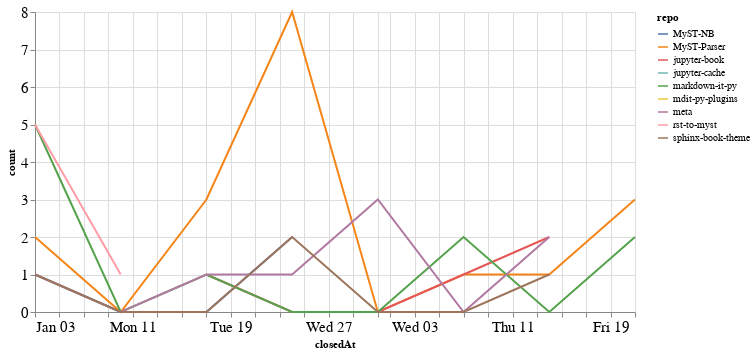

Source (notebook cell):
### Code cell
closed_by_time = closed_by.groupby('repo').resample('W', on='closedAt').count()['author'].reset_index()
closed_by_time = closed_by_time.rename(columns={'author': 'count'})

alt.Chart(closed_by_time, width=600).mark_line().encode(
    x='closedAt',
    y='count',
    color='repo',
    tooltip="repo"
)

### Figure 1 — Vega-Lite specification as saved in the notebook (floating-point values rounded to 4 significant figures)
{"config": {"axisLeft": {"labelFontSize": 15}, "axisBottom": {"labelFontSize": 15}}, "data": {"name": "data-0f3f3da9f41e474a6083f4e94622e7fe"}, "mark": "line", "encoding": {"color": {"type": "nominal", "field": "repo"}, "tooltip": {"type": "nominal", "field": "repo"}, "x": {"type": "temporal", "field": "closedAt"}, "y": {"type": "quantitative", "field": "count"}}, "width": 600, "$schema": "https://vega.github.io/schema/vega-lite/v4.8.1.json", "datasets": {"data-0f3f3da9f41e474a6083f4e94622e7fe": [{"repo": "MyST-NB", "closedAt": "2021-01-03T00:00:00", "count": 1}, {"repo": "MyST-NB", "closedAt": "2021-01-10T00:00:00", "count": 0}, {"repo": "MyST-NB", "closedAt": "2021-01-17T00:00:00", "count": 0}, {"repo": "MyST-NB", "closedAt": "2021-01-24T00:00:00", "count": 2}, {"repo": "MyST-Parser", "closedAt": "2021-01-03T00:00:00", "count": 2}, {"repo": "MyST-Parser", "closedAt": "2021-01-10T00:00:00", "count": 0}, {"repo": "MyST-Parser", "closedAt": "2021-01-17T00:00:00", "count": 3}, {"repo": "MyST-Parser", "closedAt": "2021-01-24T00:00:00", "count": 8}, {"repo": "MyST-Parser", "closedAt": "2021-01-31T00:00:00", "count": 0}, {"repo": "MyST-Parser", "closedAt": "2021-02-07T00:00:00", "count": 1}, {"repo": "MyST-Parser", "closedAt": "2021-02-14T00:00:00", "count": 1}, {"repo": "MyST-Parser", "closedAt": "2021-02-21T00:00:00", "count": 3}, {"repo": "jupyter-book", "closedAt": "2021-01-17T00:00:00", "count": 1}, {"repo": "jupyter-book", "closedAt": "2021-01-24T00:00:00", "count": 0}, {"repo": "jupyter-book", "closedAt": "2021-01-31T00:00:00", "count": 0}, {"repo": "jupyter-book", "closedAt": "2021-02-07T00:00:00", "count": 1}, {"repo": "jupyter-book", "closedAt": "2021-02-14T00:00:00", "count": 2}, {"repo": "jupyter-cache", "closedAt": "2021-01-17T00:00:00", "count": 2}, {"repo": "markdown-it-py", "closedAt": "2021-01-03T00:00:00", "count": 5}, {"repo": "markdown-it-py", "closedAt": "2021-01-10T00:00:00", "count": 0}, {"repo": "markdown-it-py", "closedAt": "2021-01-17T00:00:00", "count": 1}, {"repo": "markdown-it-py", "closedAt": "2021-01-24T00:00:00", "count": 0}, {"repo": "markdown-it-py", "closedAt": "2021-01-31T00:00:00", "count": 0}, {"repo": "markdown-it-py", "closedAt": "2021-02-07T00:00:00", "count": 2}, {"repo": "markdown-it-py", "closedAt": "2021-02-14T00:00:00", "count": 0}, {"repo": "markdown-it-py", "closedAt": "2021-02-21T00:00:00", "count": 2}, {"repo": "mdit-py-plugins", "closedAt": "2021-02-07T00:00:00", "count": 2}, {"repo": "meta", "closedAt": "2021-01-03T00:00:00", "count": 1}, {"repo": "meta", "closedAt": "2021-01-10T00:00:00", "count": 0}, {"repo": "meta", "closedAt": "2021-01-17T00:00:00", "count": 1}, {"repo": "meta", "closedAt": "2021-01-24T00:00:00", "count": 1}, {"repo": "meta", "closedAt": "2021-01-31T00:00:00", "count": 3}, {"repo": "meta", "closedAt": "2021-02-07T00:00:00", "count": 0}, {"repo": "meta", "closedAt": "2021-02-14T00:00:00", "count": 2}, {"repo": "rst-to-myst", "closedAt": "2021-01-03T00:00:00", "count": 5}, {"repo": "rst-to-myst", "closedAt": "2021-01-10T00:00:00", "count": 1}, {"repo": "sphinx-book-theme", "closedAt": "2021-01-03T00:00:00", "count": 1}, {"repo": "sphinx-book-theme", "closedAt": "2021-01-10T00:00:00", "count": 0}, {"repo": "sphinx-book-theme", "closedAt": "2021-01-17T00:00:00", "count": 0}, {"repo": "sphinx-book-theme", "closedAt": "2021-01-24T00:00:00", "count": 2}, {"repo": "sphinx-book-theme", "closedAt": "2021-01-31T00:00:00", "count": 0}, {"repo": "sphinx-book-theme", "closedAt": "2021-02-07T00:00:00", "count": 0}, {"repo": "sphinx-book-theme", "closedAt": "2021-02-14T00:00:00", "count": 1}]}}
